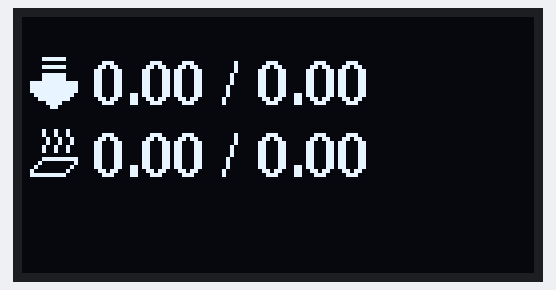
Simulated run of this program. Board: ESP32. On the bench: 128×64 one-colour display. WiFi joins after 1.5 s; servers stay silent unless stated; what the program prints to the serial monitor is not drawn.

Above: at 1.6 s.

The program:

main.cpp
```cpp
#include <Arduino.h>
#include <WiFi.h>
#include <HTTPClient.h>
#include <ArduinoJson.h>
#include <U8g2lib.h>

#ifdef U8X8_HAVE_HW_SPI
#include <SPI.h>
#endif
#ifdef U8X8_HAVE_HW_I2C
#include <Wire.h>
#endif

U8G2_SSD1306_128X64_NONAME_1_HW_I2C oled(U8G2_R0, /* reset=*/U8X8_PIN_NONE);

const char *ssid = "SSID";
const char *password = "PASSWORD";

float heater_bed;
float heater_bed_target;
float extruder;
float extruder_target;

const unsigned char nozzle[] PROGMEM = {
    0x00,
    0x00,
    0x00,
    0x00,
    0xE0,
    0x07,
    0x00,
    0x00,
    0xE0,
    0x07,
    0x00,
    0x00,
    0xE0,
    0x07,
    0xE0,
    0x07,
    0xFC,
    0x3F,
    0xFC,
    0x3F,
    0xFC,
    0x3F,
    0xF8,
    0x1F,
    0xF0,
    0x0F,
    0xC0,
    0x03,
    0x80,
    0x01,
    0x00,
    0x00,
};

const unsigned char bed[] PROGMEM = {
    0x00,
    0x00,
    0x00,
    0x00,
    0x20,
    0x09,
    0x20,
    0x09,
    0x40,
    0x12,
    0x40,
    0x12,
    0x20,
    0x09,
    0x20,
    0x09,
    0x00,
    0x00,
    0xE0,
    0x3F,
    0x10,
    0x20,
    0x08,
    0x10,
    0x04,
    0x08,
    0xFC,
    0x07,
    0x00,
    0x00,
    0x00,
    0x00,
};

void setup(void)
{
  oled.begin();

  Serial.begin(115200);
  WiFi.begin(ssid, password);
  Serial.println("Connecting to wifi...");

  while (WiFi.status() != WL_CONNECTED)
  {
    Serial.print(".");
    delay(500);
  }

  Serial.println("\nConnected successfully");
  Serial.print("IP: ");
  Serial.println(WiFi.localIP());
}

int menuDownOffset = 18;

void loop(void)
{
  // Serial.println(extruderTemp);
  oled.firstPage();
  do
  {
    oled.drawXBMP(0, 8, 16, 16, nozzle);
    oled.setFont(u8g2_font_ncenB10_tr);
    oled.setCursor(18, 22);
    oled.println(String(extruder) + " / " + String(extruder_target));

    oled.drawXBMP(0, 8 + menuDownOffset, 16, 16, bed);
    oled.setFont(u8g2_font_ncenB10_tr);
    oled.setCursor(18, 22 + menuDownOffset);
    oled.println(String(heater_bed) + " / " + String(heater_bed_target));
  } while (oled.nextPage());

  if (WiFi.status() == WL_CONNECTED)
  {
    HTTPClient client;
    client.begin("http://ender.local:3000/temps");
    int httpCode = client.GET();
    if (httpCode > 0)
    {
      String payload = client.getString();
      char json[300];
      payload.replace("\n", "");
      payload.replace(" ", "");
      payload.trim();
      // payload.remove(0, 1);
      payload.toCharArray(json, 300);
      // Serial.println(json);

      StaticJsonDocument<300> doc;
      deserializeJson(doc, json);

      heater_bed = doc["bed"]["temp"];
      heater_bed_target = doc["bed"]["target"];
      extruder = doc["extruder"]["temp"];
      extruder_target = doc["extruder"]["target"];
    }
    else
    {
      Serial.println("Error");
    }
  }
  else
  {
    WiFi.reconnect();
  }
}
```
